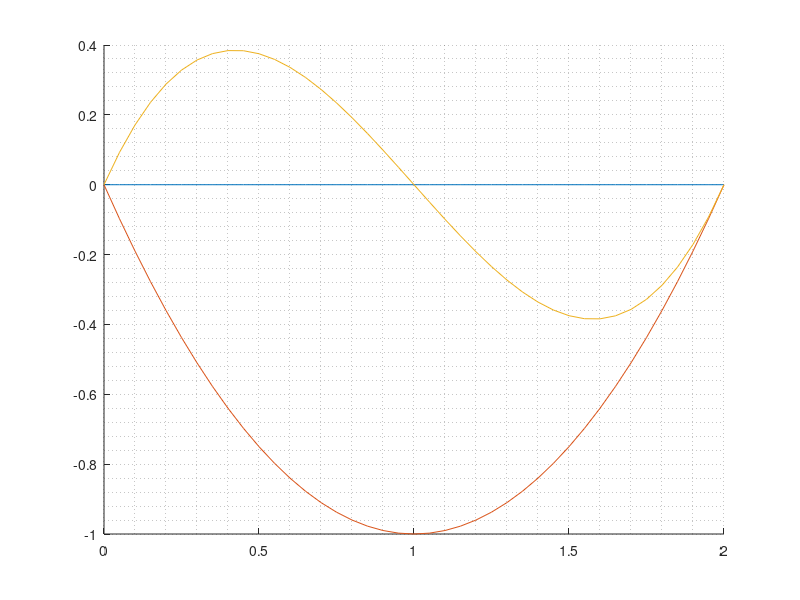

Source code (MATLAB):
% Question 3 C plaatje maken
f1 = @(x) x*0;
f2 = @(x) x.*(x-2);
f3 = @(x) x.*(x-1).*(x-2);

x = 0:0.05:2;

figure()
hold on
plot(x,f1(x))
plot(x,f2(x))
plot(x,f3(x))
grid minor